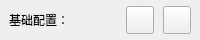
               <widget class="QWidget" name="configBtnWidget" native="true">
                <property name="minimumSize">
                 <size>
                  <width>0</width>
                  <height>40</height>
                 </size>
                </property>
                <property name="maximumSize">
                 <size>
                  <width>16777215</width>
                  <height>40</height>
                 </size>
                </property>
                <layout class="QHBoxLayout" name="horizontalLayout_3">
                 <property name="spacing">
                  <number>9</number>
                 </property>
                 <property name="leftMargin">
                  <number>9</number>
                 </property>
                 <property name="topMargin">
                  <number>0</number>
                 </property>
                 <property name="rightMargin">
                  <number>9</number>
                 </property>
                 <property name="bottomMargin">
                  <number>0</number>
                 </property>
                 <item>
                  <widget class="QLabel" name="homeTitle">
                   <property name="sizePolicy">
                    <sizepolicy hsizetype="Preferred" vsizetype="Fixed">
                     <horstretch>0</horstretch>
                     <verstretch>22</verstretch>
                    </sizepolicy>
                   </property>
                   <property name="minimumSize">
                    <size>
                     <width>0</width>
                     <height>22</height>
                    </size>
                   </property>
                   <property name="text">
                    <string>基础配置：</string>
                   </property>
                  </widget>
                 </item>
                 <item>
                  <spacer name="horizontalSpacer_3">
                   <property name="orientation">
                    <enum>Qt::Orientation::Horizontal</enum>
                   </property>
                   <property name="sizeHint" stdset="0">
                    <size>
                     <width>40</width>
                     <height>20</height>
                    </size>
                   </property>
                  </spacer>
                 </item>
                 <item>
                  <widget class="QPushButton" name="btnRemoveGame">
                   <property name="minimumSize">
                    <size>
                     <width>28</width>
                     <height>28</height>
                    </size>
                   </property>
                   <property name="maximumSize">
                    <size>
                     <width>28</width>
                     <height>28</height>
                    </size>
                   </property>
                   <property name="toolTip">
                    <string>清空当前游戏配置</string>
                   </property>
                   <property name="text">
                    <string/>
                   </property>
                   <property name="icon">
                    <iconset resource="../resource/resources.qrc">
                     <normaloff>:/iamge_pack/content/clear.png</normaloff>:/iamge_pack/content/clear.png</iconset>
                   </property>
                   <property name="iconSize">
                    <size>
                     <width>24</width>
                     <height>24</height>
                    </size>
                   </property>
                  </widget>
                 </item>
                 <item>
                  <widget class="QPushButton" name="btnNext">
                   <property name="minimumSize">
                    <size>
                     <width>28</width>
                     <height>28</height>
                    </size>
                   </property>
                   <property name="maximumSize">
                    <size>
                     <width>28</width>
                     <height>28</height>
                    </size>
                   </property>
                   <property name="toolTip">
                    <string>下一步</string>
                   </property>
                   <property name="icon">
                    <iconset resource="../resource/resources.qrc">
                     <normaloff>:/iamge_pack/content/next.png</normaloff>:/iamge_pack/content/next.png</iconset>
                   </property>
                  </widget>
                 </item>
                </layout>
               </widget>
